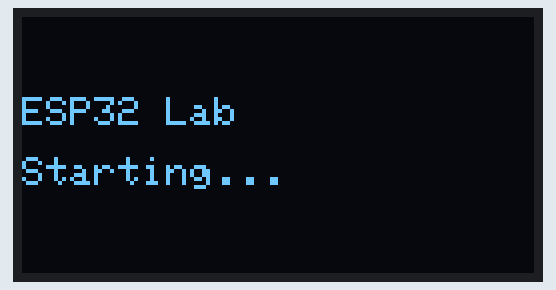
The sketch below on a simulated ESP32. On the bench: 128×64 one-colour display. WiFi joins after 1.5 s; servers stay silent unless stated; what the sketch prints to the serial monitor is not drawn.

Above: at 0.1 s.
At 2.7 s:
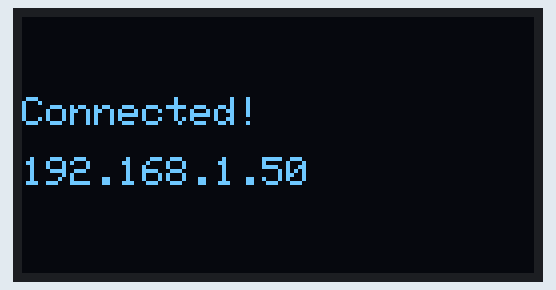
At 4.2 s:
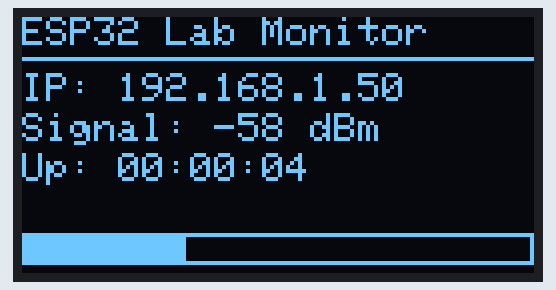
At 12.6 s:
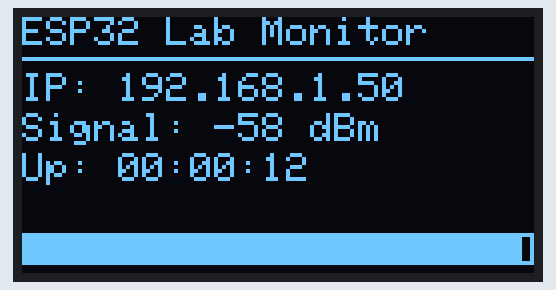
At 21.6 s:
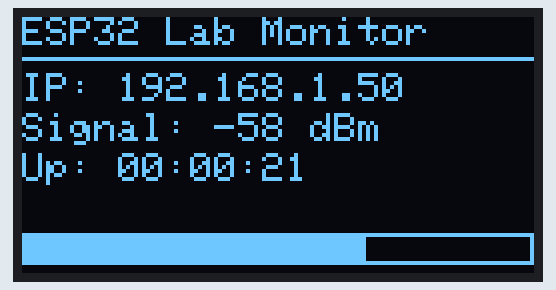
At 39.4 s:
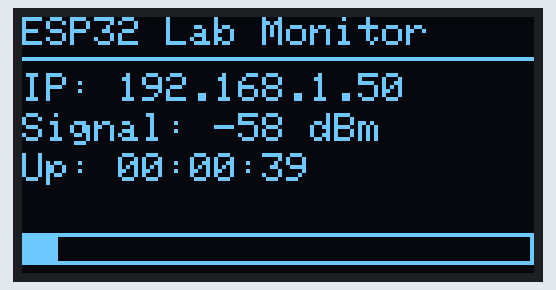

The sketch:

09_oled_i2c.ino
```cpp
/*
  09 — OLED Display via I2C (SSD1306, 128x64)
  ---------------------------------------------
  Drives a 0.96" OLED display. Shows:
    - Device IP address
    - Wi-Fi signal strength
    - Uptime counter
    - A simple animation (scrolling bar)

  The SSD1306 is the most common OLED controller — used in nearly every
  cheap 0.96" and 1.3" display you'll find online.

  Wiring (I2C — only 4 wires):
  ──────────────────────────────
  OLED VCC → 3.3V
  OLED GND → GND
  OLED SCL → GPIO 22
  OLED SDA → GPIO 21

  Default I2C address is 0x3C (some displays use 0x3D — check with I2C scanner)

  Libraries needed (install via Library Manager):
  ─────────────────────────────────────────────────
  1. "Adafruit SSD1306"
  2. "Adafruit GFX Library"  (auto-installed as dependency)

  Works on : ESP32 DevKit, NodeMCU ESP32-S
  Watch    : OLED screen directly. Serial at 115200 for debug.

  AP Mode — Accessing ESP32 Settings Page via OLED:
  ──────────────────────────────────────────────────
  In AP mode, ESP32 has no IP from a router. The OLED becomes critical —
  it displays 192.168.4.1 so users know where to go in their browser.
  Typical captive portal flow:
    1. ESP32 boots in AP mode, OLED shows "Connect to: ESP32-Config"
    2. OLED shows IP: 192.168.4.1
    3. User connects phone → opens 192.168.4.1 → sees settings web page
    4. User enters their Wi-Fi credentials → ESP32 switches to STA mode
    5. OLED updates to show new STA IP from router
  This pattern (AP for config, STA for operation) is how commercial
  IoT products like Sonoff, Tasmota, and Shelly work at first boot.
*/

#include <Wire.h>
#include <WiFi.h>
#include <Adafruit_GFX.h>
#include <Adafruit_SSD1306.h>

#define SCREEN_WIDTH  128
#define SCREEN_HEIGHT 64
#define OLED_RESET    -1       // No reset pin on most modules
#define OLED_ADDRESS  0x3C

const char* SSID     = "YOUR_WIFI_NAME";
const char* PASSWORD = "YOUR_WIFI_PASSWORD";

Adafruit_SSD1306 display(SCREEN_WIDTH, SCREEN_HEIGHT, &Wire, OLED_RESET);

void drawStatus() {
  display.clearDisplay();

  // Line 1 — title
  display.setTextSize(1);
  display.setTextColor(SSD1306_WHITE);
  display.setCursor(0, 0);
  display.println("ESP32 Lab Monitor");

  // Divider
  display.drawLine(0, 10, 127, 10, SSD1306_WHITE);

  // Line 2 — IP
  display.setCursor(0, 14);
  display.print("IP: ");
  display.println(WiFi.localIP().toString());

  // Line 3 — RSSI
  display.setCursor(0, 24);
  display.print("Signal: ");
  display.print(WiFi.RSSI());
  display.println(" dBm");

  // Line 4 — Uptime
  unsigned long secs = millis() / 1000;
  display.setCursor(0, 34);
  display.printf("Up: %02lu:%02lu:%02lu", secs/3600, (secs%3600)/60, secs%60);

  // Line 5 — Progress bar (animated)
  int barWidth = (int)((millis() / 100) % 128);
  display.drawRect(0, 54, 128, 8, SSD1306_WHITE);
  display.fillRect(0, 54, barWidth, 8, SSD1306_WHITE);

  display.display();
}

void showBootScreen(String line1, String line2 = "") {
  display.clearDisplay();
  display.setTextSize(1);
  display.setTextColor(SSD1306_WHITE);
  display.setCursor(0, 20);
  display.println(line1);
  if (line2.length()) {
    display.setCursor(0, 35);
    display.println(line2);
  }
  display.display();
}

void setup() {
  Serial.begin(115200);

  // Init OLED
  if (!display.begin(SSD1306_SWITCHCAPVCC, OLED_ADDRESS)) {
    Serial.println("[ERROR] OLED not found. Check wiring and I2C address.");
    while (true);
  }

  display.clearDisplay();
  display.display();

  // Boot splash
  showBootScreen("ESP32 Lab", "Starting...");
  delay(1000);

  // Connect Wi-Fi
  showBootScreen("Connecting WiFi...", SSID);
  WiFi.mode(WIFI_STA);
  WiFi.begin(SSID, PASSWORD);

  unsigned long start = millis();
  while (WiFi.status() != WL_CONNECTED) {
    if (millis() - start > 15000) {
      showBootScreen("WiFi failed.", "Check creds.");
      Serial.println("[ERROR] WiFi timeout");
      return;
    }
    delay(500);
    Serial.print(".");
  }

  Serial.println("\n[OK] Connected: " + WiFi.localIP().toString());
  showBootScreen("Connected!", WiFi.localIP().toString());
  delay(1500);
}

void loop() {
  drawStatus();
  delay(500);
}
```

Measured:
- what the display in image 0 shows lasts 1.0 s, from 0.1 s to 1.1 s
- what the display in image 1 shows lasts 1.6 s, from 2.6 s to 4.2 s
- what the display in image 2 shows lasts 0.5 s, from 4.2 s to 4.7 s
